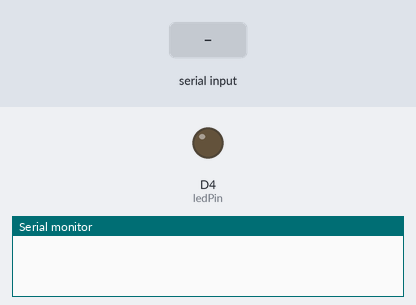
Bench run of a sketch on a simulated ESP8266 (NodeMCU). On the bench: output pins drawn as LEDs (lit = HIGH), the last lines printed to the serial monitor. The test bench sets the inputs (shaded band).

Above: at 1.2 s.
1.3 s: "encender_led\n" received over Serial
At 1.9 s:
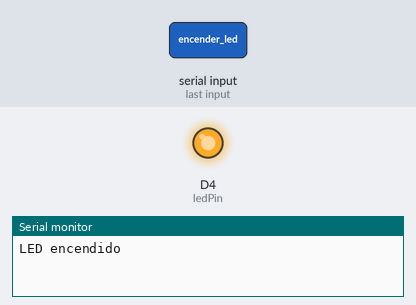
2.8 s: "apagar_led\n" received over Serial
At 3.1 s:
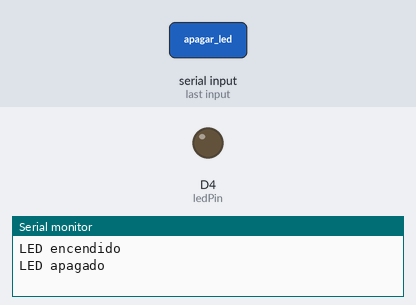
Timing chart, 0 to 5.8 s (numbered marks = the images above; inputs shaded):
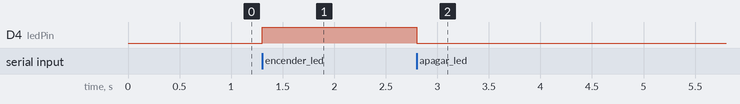

The sketch:

esp8266.ino
```cpp
int ledPin = D4; // Pin donde está conectado el LED en la ESP8266

void setup() {
  Serial.begin(9600); // Iniciar la comunicación serial a 9600 baudios
  pinMode(ledPin, OUTPUT); // Configurar el pin del LED como salida
}

void loop() {
  if (Serial.available() > 0) {
    String comando = Serial.readStringUntil('\n'); // Leer el comando desde Python
    comando.trim(); // Eliminar espacios en blanco al inicio y al final del comando

    if (comando.equals("encender_led")) {
      digitalWrite(ledPin, HIGH); // Encender el LED
      Serial.println("LED encendido");
    } else if (comando.equals("apagar_led")) {
      digitalWrite(ledPin, LOW); // Apagar el LED
      Serial.println("LED apagado");
    }
  }
}
```

Measured:
- after the input at 1.3 s, D4 (ledPin): LOW → HIGH at once
- after the input at 2.8 s, D4 (ledPin): HIGH → LOW at once
